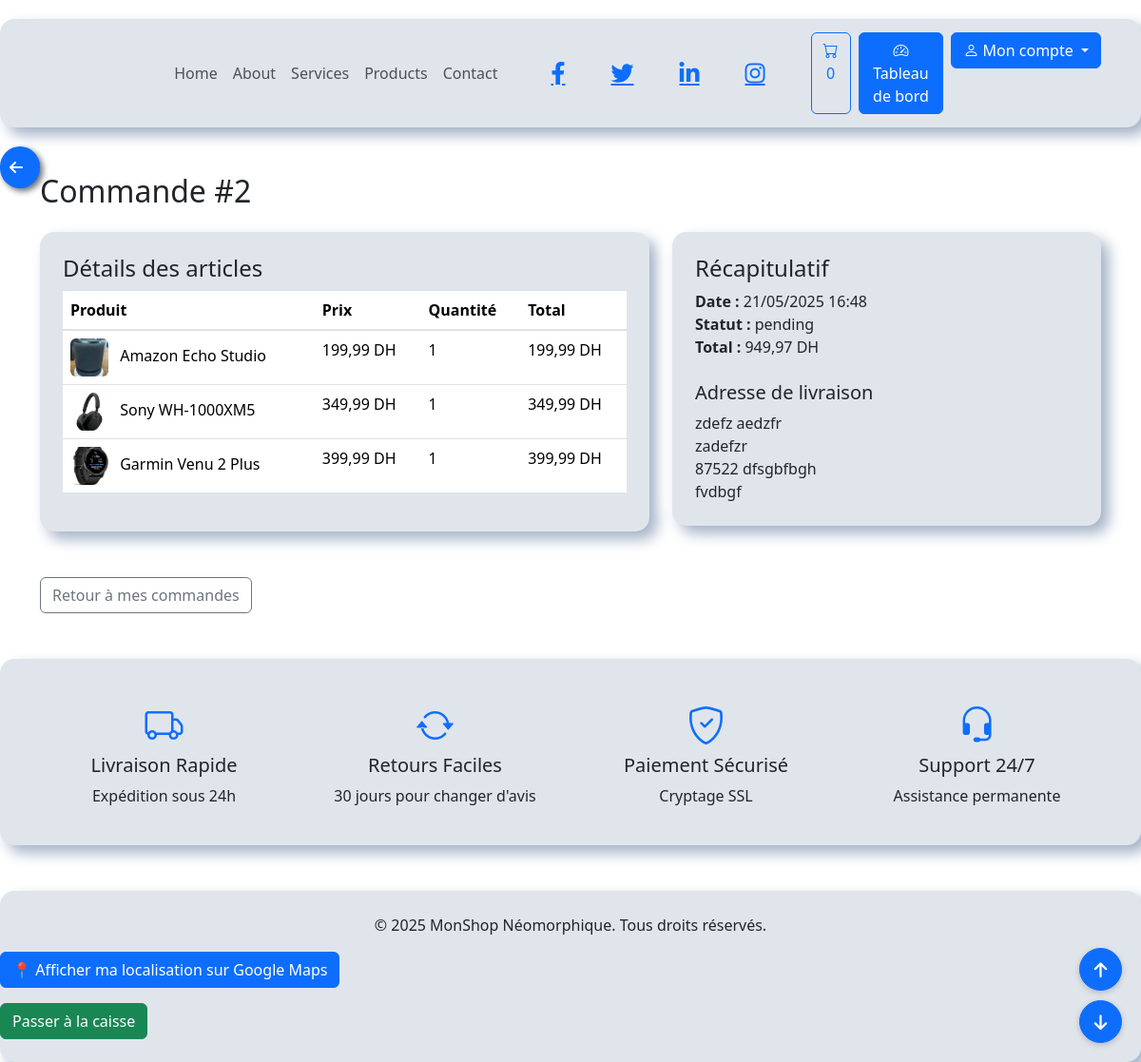
Screenshot of /projet/user/order_details.php?id=2 (signed in) with the database file from the repository.
### tables this page shows
CREATE TABLE IF NOT EXISTS `orders` (
  `id` int NOT NULL AUTO_INCREMENT,
  `user_id` int DEFAULT NULL,
  `order_number` varchar(20) NOT NULL,
  `status` enum('pending','processing','shipped','delivered','cancelled','refunded') DEFAULT 'pending',
  `subtotal` decimal(10,2) DEFAULT NULL,
  `discount` decimal(10,2) DEFAULT '0.00',
  `tax` decimal(10,2) DEFAULT '0.00',
  `shipping_cost` decimal(10,2) DEFAULT '0.00',
  `total` decimal(10,2) NOT NULL,
  `payment_method` varchar(50) NOT NULL,
  `payment_status` enum('pending','paid','failed','refunded') DEFAULT 'pending',
  `shipping_method` varchar(50) DEFAULT NULL,
  `tracking_number` varchar(100) DEFAULT NULL,
  `notes` mediumtext,
  `created_at` timestamp NULL DEFAULT CURRENT_TIMESTAMP,
  `updated_at` timestamp NULL DEFAULT CURRENT_TIMESTAMP ON UPDATE CURRENT_TIMESTAMP,
  `shipping_address` text NOT NULL,
  PRIMARY KEY (`id`),
  UNIQUE KEY `order_number` (`order_number`),
  KEY `idx_user` (`user_id`),
  KEY `idx_order_number` (`order_number`),
  KEY `idx_status` (`status`)
);

CREATE TABLE IF NOT EXISTS `order_items` (
  `id` int NOT NULL AUTO_INCREMENT,
  `order_id` int NOT NULL,
  `product_id` int NOT NULL,
  `variant_id` int DEFAULT NULL,
  `name` varchar(100) NOT NULL,
  `price` decimal(10,2) NOT NULL,
  `quantity` int NOT NULL,
  `total` decimal(10,2) NOT NULL,
  `image` varchar(255) DEFAULT NULL,
  PRIMARY KEY (`id`),
  KEY `variant_id` (`variant_id`),
  KEY `idx_order` (`order_id`),
  KEY `idx_product_variant` (`product_id`,`variant_id`)
);

### projet/user/order_details.php (the view, shortened to what this page needs)
<?php
require_once ROOT_PATH . '/includes/auth.php';
$userId = $_SESSION['user']['id'];
$orderId = isset($_GET['id']) ? (int)$_GET['id'] : 0;
require_once ROOT_PATH . '/includes/header.php';
try {
    $stmt = $pdo->prepare("
        SELECT o.*, o.shipping_address
        FROM orders o
        WHERE o.id = ? AND o.user_id = ?
        LIMIT 1
    ");
    $stmt->execute([$orderId, $userId]);
    $order = $stmt->fetch(PDO::FETCH_ASSOC);
    $stmt = $pdo->prepare("
        SELECT *
        FROM order_items
        WHERE order_id = ?
    ");
    $stmt->execute([$orderId]);
    $items = $stmt->fetchAll(PDO::FETCH_ASSOC);
    $address = json_decode($order['shipping_address'], true);
} catch (PDOException $e) {
    echo '<div class="container my-5"><div class="alert alert-danger">Erreur lors du chargement de la commande.</div></div>';
    require_once ROOT_PATH . '/includes/footer.php';
    exit;
}
?>
<div class="container my-5">
    <h2 class="mb-4">Commande #<?= htmlspecialchars($order['id']) ?></h2>
    <div class="row">
        <div class="col-md-7">
            <div class="neumorphic p-4 mb-4">
                <h4>Détails des articles</h4>
                <table class="table">
                    <thead>
                        <tr>
                            <th>Produit</th>
                            <th>Prix</th>
                            <th>Quantité</th>
                            <th>Total</th>
                        </tr>
                    </thead>
                    <tbody>
                        <?php foreach ($items as $item): ?>
                        <tr>
                            <td>
                                <?php if (!empty($item['image'])): ?>
                                    <img src="/projet/assets/img/products/<?= htmlspecialchars($item['image']) ?>" width="40" height="40" class="me-2" style="object-fit:cover;border-radius:6px;">
                                <?php endif; ?>
                                <?= htmlspecialchars($item['name']) ?>
                            </td>
                            <td><?= number_format($item['price'], 2, ',', ' ') ?> DH</td>
                            <td><?= (int)$item['quantity'] ?></td>
                            <td><?= number_format($item['total'], 2, ',', ' ') ?> DH</td>
                        </tr>
                        <?php endforeach; ?>
                    </tbody>
                </table>
            </div>
        </div>
        <div class="col-md-5">
            <div class="neumorphic p-4">
                <h4>Récapitulatif</h4>
                <ul class="list-unstyled mb-3">
                    <li><strong>Date :</strong> <?= date('d/m/Y H:i', strtotime($order['created_at'])) ?></li>
                    <li><strong>Statut :</strong> <?= htmlspecialchars($order['status']) ?></li>
                    <li><strong>Total :</strong> <?= number_format($order['total'], 2, ',', ' ') ?> DH</li>
                </ul>
                <h5 class="mt-4">Adresse de livraison</h5>
                <?php if ($address): ?>
                    <div>
                        <?= htmlspecialchars($address['first_name'] . ' ' . $address['last_name']) ?><br>
                        <?= htmlspecialchars($address['address1']) ?><br>
                        <?= htmlspecialchars($address['zip_code']) . ' ' . htmlspecialchars($address['city']) ?><br>
                        <?= htmlspecialchars($address['country']) ?>
                    </div>
                <?php else: ?>
                    <div>Adresse non disponible</div>
                <?php endif; ?>
            </div>
        </div>
    </div>
    <a href="/projet/user/orders.php" class="btn btn-outline-secondary mt-4">Retour à mes commandes</a>
</div>
<?php require_once ROOT_PATH . '/includes/footer.php'; ?>

### projet/assets/css/neumorphic.css (style rules this page uses)
:root { --bg-color: #e0e5ec; --primary-color: #6c5ce7; --secondary-color: #a29bfe; --text-color: #2d3436; --shadow-light: #ffffff; --shadow-dark: #a3b1c6; --success-color: #00b894; --danger-color: #d63031; --warning-color: #fdcb6e; --info-color: #0984e3; }
body { background-color: var(--bg-color); color: var(--text-color); font-family: 'Segoe UI', Tahoma, Geneva, Verdana, sans-serif; line-height: 1.6; padding-top: 20px; }
.neumorphic { background: var(--bg-color); border-radius: 15px; box-shadow: 8px 8px 15px var(--shadow-dark), -8px -8px 15px var(--shadow-light); border: none; transition: all 0.3s ease; }
.btn { border-radius: 10px; padding: 10px 20px; transition: all 0.3s ease; }
.btn-primary { background-color: var(--primary-color); border-color: var(--primary-color); color: white; }

### rows the page displays
orders: id "2", created_at "21/05/2025 16:48", status "pending", total "949,97", shipping_address "zdefz aedzfr", shipping_address "zadefzr", shipping_address "87522", shipping_address "dfsgbfbgh", shipping_address "fvdbgf"
order_items: image (picture), name "Amazon Echo Studio", price "199,99", quantity "1", total "199,99"
order_items: image (picture), name "Sony WH-1000XM5", price "349,99", quantity "1", total "349,99"
order_items: image (picture), name "Garmin Venu 2 Plus", price "399,99", quantity "1", total "399,99"

### other values shown
$_SESSION['cart_count'] "0"
SITE_NAME "MonShop Néomorphique"
